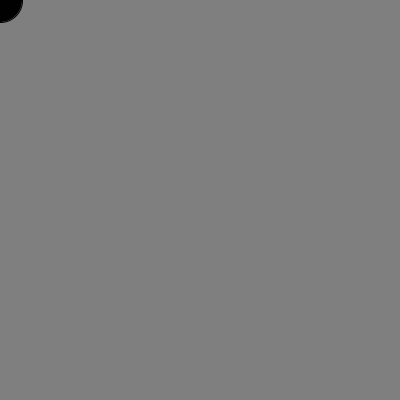
Frame 1 (no input)
Frame 60 (the mouse pressed at the canvas centre just before this capture): identical to frame 1, image omitted
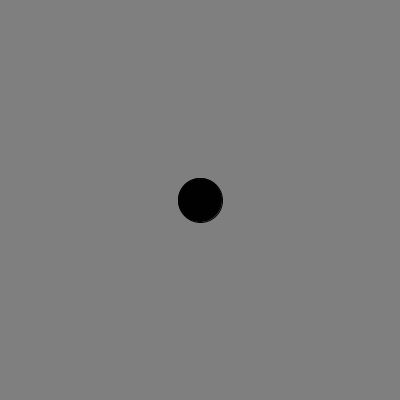
Frame 120 (the mouse held since frame 60 and released just before this capture)

The Processing sketch that drew these frames (run headless with seeded random() and noise(); from frame 60 on, the mouse is pressed at the canvas centre):

// Processing sketch: SP1
// ── SP1.pde
int [] numbers = {1, 2, 3, 4};
int circleSize  =  44;
int r  =  1;
int g  =  1;
int b  =  1;


void setup(){
size(400,400);

}

void draw(){
background(127);
if (mouseX == width || mouseY == height ){
  
} else if (mouseX == 0 || mouseY == 0){
  
}
fill(r, g, b);
circle(mouseX, mouseY, circleSize);

}

// ── CaesarCipher.pde

//import java.util.Scanner;

class CaesarCipher {

  // Original besked (user-input) som skal krypteres eller dekrypteres
  private String msg;

  // Antallet af pladser som Caesar-Cipheret, skal rykkes til højre (krpytereing) eller til venstre (dekryptering)
  private int shift;

  // Alfabetet + Tal + Specialtegn
  private String alphabetAndChars = "abcdefghijklmnopqrstuvwxyzABCDEFGHIJKLMNOPQRSTUVWXYZ0123456789+´¨'-.,;:_*^`?(){}[]";

  /*
   Dette er min constructor som initialisere CaesarCipher-klassen.
   Objektet CaesarCipher består af 2 instans-variabler, beskeden som er en string og shift-værdien som er et heltal.
   Shift-værdien er det som jeg har kaldt for krypterings- og dekrypteringsnøglen i min README.md
   Bemærk at hver gang der kaldes et objekt af klasse 'CaesarCipher', så vendes beskeden mens den gemmer en besked.
   */
  public CaesarCipher(String message, int shiftValue) {
    this.msg = reverseString(message);    // Beskeden bliver vendt om.
    this.shift = shiftValue;
  }

  @Override    // Overskriver stam-metoden 'toString',så jeg modtager beskeden fra en instans af CaesarCipher klassen
    String toString () {
    return this.msg;
  }

  // Sætter 'msg' feltet for en instans af CaesarCipher klassen
  public void setMessage(String str) {
    this.msg = str;
  }

  // Returnere beskeden fra objekt-instansen
  public String getMessage() {
    return this.msg;
  }

  // Returnere shift-værdien fra objekt-instansen
  public int getShift() {
    return this.shift;
  }

  // Sætter shift til at være lig n*4
  // Dette er en ekstra sikkerheds for anstaltning, som kryptere shift-værdien
  public void shiftEnc() {
    this.shift *= 4;
  }

  // Sætter shift til at være lig n/4
  // Modsvarenede til 'shiftEnc' så dekryteres shift-værdien
  public void shiftDec() {
    this.shift /= 4;
  }

  String reverseString(String str) {
   String ret = "";
   
   for (int i = 1; i <= str.length(); ++i) {
   ret = ret + str.charAt(str.length()-i);
   }
   return ret;
   }
   
   
  /*  Denne metode bruger jeg til at kryptere en besked.
   Måden den fungere på er at jeg kalder denne metode, til en variable med data-typed CaesarCipher.
   Det kunne se sådan her ud fx. encMsg = CaesarCipher("test", 2).encrypt();
   encMsg == "vguv", fordi 'v' er to pladser til højre i alfabetet i forhold til 't',
   mens 'g' er to plader til højre i alfabetet i forhold til 'e' og 'u' er to pladser til højre i alfabetet i forhold til 's'.
   Så derfor bliver beskeden "test" til "vguv".
   */



  // Krypteringsmetode, som tager en besked og returnerer den krypterede besked
  public String encrypt() {
    String encryptedMessage = ""; // Krypteret besked som String

    // For-loop til at iterere gennem hver karakter i beskeden
    for (int i = 0; i < msg.length(); i++) {
      char currentChar = msg.charAt(i);
      
      // Håndter kun tegn, der er i alphabetAndChars strengen
      int index = alphabetAndChars.indexOf(currentChar);
      if (index != -1) {
        // Hvis tegnet findes i alphabetAndChars, anvend Caesar-shift
        char encryptedChar = alphabetAndChars.charAt((index + shift) % alphabetAndChars.length());
        encryptedMessage += encryptedChar;
      } else {
        // Hvis tegnet ikke er i alphabetAndChars, tilføj det uændret
        encryptedMessage += currentChar;
      }
    }
    return encryptedMessage; // Returner den krypterede besked
  }

  // Dekrypteringsmetode, som tager en besked og returnerer den dekrypterede besked
  public String decrypt() {
    //shiftDec();
    String decryptedMessage = ""; // Dekrypteret besked som String

    // For-loop til at iterere gennem hver karakter i den krypterede besked
    for (int i = 0; i < msg.length(); i++) {
      char currentChar = msg.charAt(i);

      // Håndter kun tegn, der er i alphabetAndChars strengen
      int index = alphabetAndChars.indexOf(currentChar);
      if (index != -1) {
        // Hvis tegnet findes i alphabetAndChars, anvend omvendt Caesar-shift
        char decryptedChar = alphabetAndChars.charAt((index - shift + alphabetAndChars.length()) % alphabetAndChars.length());
        decryptedMessage += decryptedChar;
      } else {
        // Hvis tegnet ikke er i alphabetAndChars, tilføj det uændret
        decryptedMessage += currentChar;
      }
    }
    
    return decryptedMessage; // Returner den dekrypterede besked
  }
}

// ── Scanner_class.pde
import java.util.Scanner;
import java.util.ArrayList;

class MyScanner{
Scanner scan = new Scanner(System.in);
ArrayList<String> CaesarArray = new ArrayList <String>();

String originalMessage = scan.nextLine();


int getEncKey(ArrayList <String> AL){
  //String encKeyString = AL.get(0);               
  int encKey = Integer.parseInt(AL.get(0));
  
return encKey;

}

}
